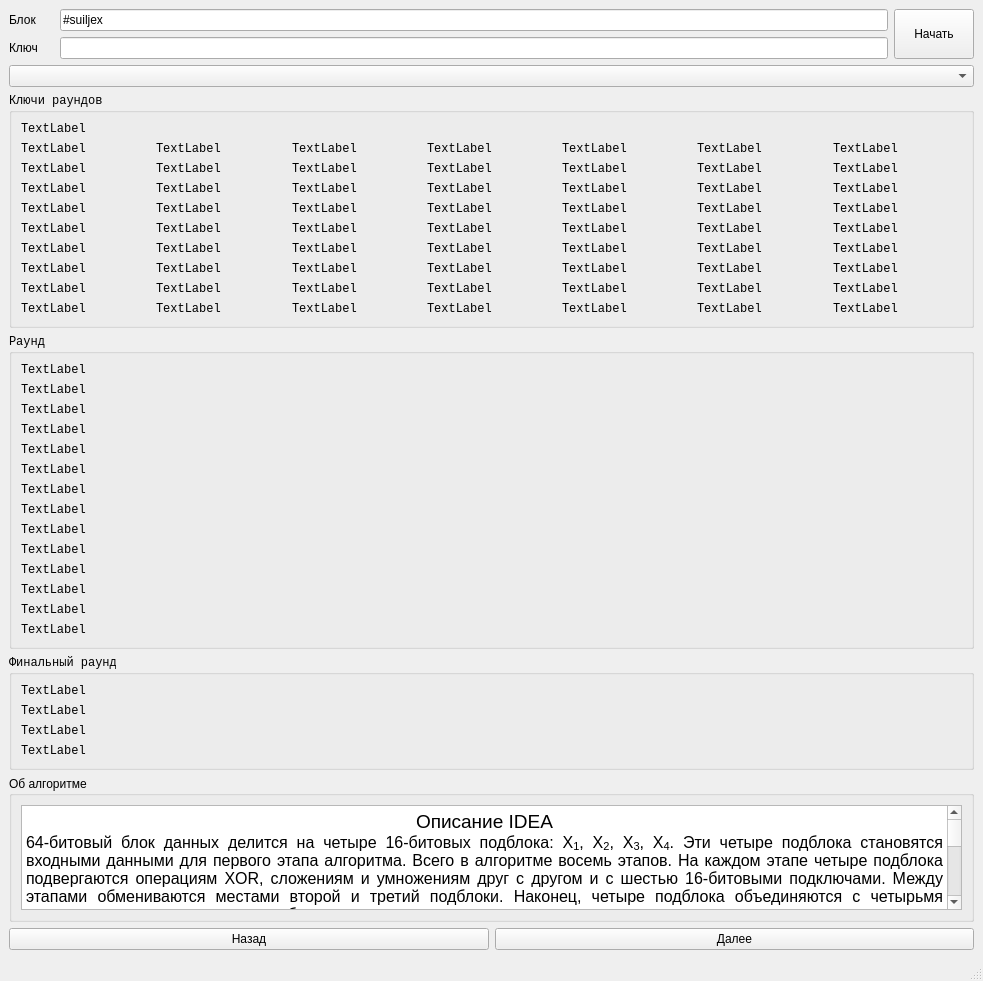
<?xml version="1.0" encoding="UTF-8"?>
<ui version="4.0">
 <class>Demo</class>
 <widget class="QMainWindow" name="Demo">
  <property name="geometry">
   <rect>
    <x>0</x>
    <y>0</y>
    <width>983</width>
    <height>981</height>
   </rect>
  </property>
  <property name="windowTitle">
   <string>Демонстрация</string>
  </property>
  <widget class="QWidget" name="centralwidget">
   <layout class="QVBoxLayout" name="verticalLayout_2">
    <item>
     <layout class="QHBoxLayout" name="horizontalLayout_2">
      <item>
       <layout class="QVBoxLayout" name="verticalLayout">
        <item>
         <layout class="QHBoxLayout" name="horizontalLayout_data">
          <item>
           <widget class="QLabel" name="label_data">
            <property name="sizePolicy">
             <sizepolicy hsizetype="Fixed" vsizetype="Preferred">
              <horstretch>0</horstretch>
              <verstretch>0</verstretch>
             </sizepolicy>
            </property>
            <property name="minimumSize">
             <size>
              <width>45</width>
              <height>0</height>
             </size>
            </property>
            <property name="text">
             <string>Блок</string>
            </property>
           </widget>
          </item>
          <item>
           <widget class="QLineEdit" name="edit_data">
            <property name="text">
             <string>#suiljex</string>
            </property>
           </widget>
          </item>
         </layout>
        </item>
        <item>
         <layout class="QHBoxLayout" name="horizontalLayout_key">
          <item>
           <widget class="QLabel" name="label_key">
            <property name="sizePolicy">
             <sizepolicy hsizetype="Fixed" vsizetype="Preferred">
              <horstretch>0</horstretch>
              <verstretch>0</verstretch>
             </sizepolicy>
            </property>
            <property name="minimumSize">
             <size>
              <width>45</width>
              <height>0</height>
             </size>
            </property>
            <property name="text">
             <string>Ключ</string>
            </property>
           </widget>
          </item>
          <item>
           <widget class="QLineEdit" name="edit_key"/>
          </item>
         </layout>
        </item>
       </layout>
      </item>
      <item>
       <widget class="QPushButton" name="pushButton_start">
        <property name="sizePolicy">
         <sizepolicy hsizetype="Minimum" vsizetype="Preferred">
          <horstretch>0</horstretch>
          <verstretch>0</verstretch>
         </sizepolicy>
        </property>
        <property name="text">
         <string>Начать</string>
        </property>
       </widget>
      </item>
     </layout>
    </item>
    <item>
     <widget class="QComboBox" name="comboBox_stages"/>
    </item>
    <item>
     <widget class="QGroupBox" name="groupBox_keys">
      <property name="sizePolicy">
       <sizepolicy hsizetype="Preferred" vsizetype="Expanding">
        <horstretch>0</horstretch>
        <verstretch>0</verstretch>
       </sizepolicy>
      </property>
      <property name="font">
       <font>
        <family>Monospace</family>
       </font>
      </property>
      <property name="title">
       <string>Ключи раундов</string>
      </property>
      <layout class="QVBoxLayout" name="verticalLayout_3">
       <item>
        <widget class="QLabel" name="key_main">
         <property name="sizePolicy">
          <sizepolicy hsizetype="Preferred" vsizetype="Fixed">
           <horstretch>0</horstretch>
           <verstretch>0</verstretch>
          </sizepolicy>
         </property>
         <property name="text">
          <string>TextLabel</string>
         </property>
        </widget>
       </item>
       <item>
        <layout class="QHBoxLayout" name="horizontalLayout_shifts">
         <item>
          <layout class="QVBoxLayout" name="verticalLayout_shift_0">
           <item>
            <widget class="QLabel" name="key_title_1">
             <property name="text">
              <string>TextLabel</string>
             </property>
            </widget>
           </item>
           <item>
            <widget class="QLabel" name="key_1">
             <property name="text">
              <string>TextLabel</string>
             </property>
            </widget>
           </item>
           <item>
            <widget class="QLabel" name="key_2">
             <property name="text">
              <string>TextLabel</string>
             </property>
            </widget>
           </item>
           <item>
            <widget class="QLabel" name="key_3">
             <property name="text">
              <string>TextLabel</string>
             </property>
            </widget>
           </item>
           <item>
            <widget class="QLabel" name="key_4">
             <property name="text">
              <string>TextLabel</string>
             </property>
            </widget>
           </item>
           <item>
            <widget class="QLabel" name="key_5">
             <property name="text">
              <string>TextLabel</string>
             </property>
            </widget>
           </item>
           <item>
            <widget class="QLabel" name="key_6">
             <property name="text">
              <string>TextLabel</string>
             </property>
            </widget>
           </item>
           <item>
            <widget class="QLabel" name="key_7">
             <property name="text">
              <string>TextLabel</string>
             </property>
            </widget>
           </item>
           <item>
            <widget class="QLabel" name="key_8">
             <property name="text">
              <string>TextLabel</string>
             </property>
            </widget>
           </item>
          </layout>
         </item>
         <item>
          <layout class="QVBoxLayout" name="verticalLayout_shift_25">
           <item>
            <layout class="QVBoxLayout" name="verticalLayout_shift_1">
             <item>
              <widget class="QLabel" name="key_title_2">
               <property name="text">
                <string>TextLabel</string>
               </property>
              </widget>
             </item>
             <item>
              <widget class="QLabel" name="key_9">
               <property name="text">
                <string>TextLabel</string>
               </property>
              </widget>
             </item>
             <item>
              <widget class="QLabel" name="key_10">
               <property name="text">
                <string>TextLabel</string>
               </property>
              </widget>
             </item>
             <item>
              <widget class="QLabel" name="key_11">
               <property name="text">
                <string>TextLabel</string>
               </property>
              </widget>
             </item>
             <item>
              <widget class="QLabel" name="key_12">
               <property name="text">
                <string>TextLabel</string>
               </property>
              </widget>
             </item>
             <item>
              <widget class="QLabel" name="key_13">
               <property name="text">
                <string>TextLabel</string>
               </property>
              </widget>
             </item>
             <item>
              <widget class="QLabel" name="key_14">
               <property name="text">
                <string>TextLabel</string>
               </property>
              </widget>
             </item>
             <item>
              <widget class="QLabel" name="key_15">
               <property name="text">
                <string>TextLabel</string>
               </property>
              </widget>
             </item>
             <item>
              <widget class="QLabel" name="key_16">
               <property name="text">
                <string>TextLabel</string>
               </property>
              </widget>
             </item>
            </layout>
           </item>
          </layout>
         </item>
         <item>
          <layout class="QVBoxLayout" name="verticalLayout_shift_50">
           <item>
            <layout class="QVBoxLayout" name="verticalLayout_shift_2">
             <item>
              <widget class="QLabel" name="key_title_3">
               <property name="text">
                <string>TextLabel</string>
               </property>
              </widget>
             </item>
             <item>
              <widget class="QLabel" name="key_17">
               <property name="text">
                <string>TextLabel</string>
               </property>
              </widget>
             </item>
             <item>
              <widget class="QLabel" name="key_18">
               <property name="text">
                <string>TextLabel</string>
               </property>
              </widget>
             </item>
             <item>
              <widget class="QLabel" name="key_19">
               <property name="text">
                <string>TextLabel</string>
               </property>
              </widget>
             </item>
             <item>
              <widget class="QLabel" name="key_20">
               <property name="text">
                <string>TextLabel</string>
               </property>
              </widget>
             </item>
             <item>
              <widget class="QLabel" name="key_21">
               <property name="text">
                <string>TextLabel</string>
               </property>
              </widget>
             </item>
             <item>
              <widget class="QLabel" name="key_22">
               <property name="text">
                <string>TextLabel</string>
               </property>
              </widget>
             </item>
             <item>
              <widget class="QLabel" name="key_23">
               <property name="text">
                <string>TextLabel</string>
               </property>
              </widget>
             </item>
             <item>
              <widget class="QLabel" name="key_24">
               <property name="text">
                <string>TextLabel</string>
               </property>
              </widget>
             </item>
            </layout>
           </item>
          </layout>
         </item>
         <item>
          <layout class="QVBoxLayout" name="verticalLayout_shift_75">
           <item>
            <layout class="QVBoxLayout" name="verticalLayout_shift_3">
             <item>
              <widget class="QLabel" name="key_title_4">
               <property name="text">
                <string>TextLabel</string>
               </property>
              </widget>
             </item>
             <item>
              <widget class="QLabel" name="key_25">
               <property name="text">
                <string>TextLabel</string>
               </property>
              </widget>
             </item>
             <item>
              <widget class="QLabel" name="key_26">
               <property name="text">
                <string>TextLabel</string>
               </property>
              </widget>
             </item>
             <item>
              <widget class="QLabel" name="key_27">
               <property name="text">
                <string>TextLabel</string>
               </property>
              </widget>
             </item>
             <item>
              <widget class="QLabel" name="key_28">
               <property name="text">
                <string>TextLabel</string>
               </property>
              </widget>
             </item>
             <item>
              <widget class="QLabel" name="key_29">
               <property name="text">
                <string>TextLabel</string>
               </property>
              </widget>
             </item>
             <item>
              <widget class="QLabel" name="key_30">
               <property name="text">
                <string>TextLabel</string>
               </property>
              </widget>
             </item>
             <item>
              <widget class="QLabel" name="key_31">
               <property name="text">
                <string>TextLabel</string>
               </property>
              </widget>
             </item>
             <item>
              <widget class="QLabel" name="key_32">
               <property name="text">
                <string>TextLabel</string>
               </property>
              </widget>
             </item>
            </layout>
           </item>
          </layout>
         </item>
         <item>
          <layout class="QVBoxLayout" name="verticalLayout_shift_100">
           <item>
            <layout class="QVBoxLayout" name="verticalLayout_shift_4">
             <item>
              <widget class="QLabel" name="key_title_5">
               <property name="text">
                <string>TextLabel</string>
               </property>
              </widget>
             </item>
             <item>
              <widget class="QLabel" name="key_33">
               <property name="text">
                <string>TextLabel</string>
               </property>
              </widget>
             </item>
             <item>
              <widget class="QLabel" name="key_34">
               <property name="text">
                <string>TextLabel</string>
               </property>
              </widget>
             </item>
             <item>
              <widget class="QLabel" name="key_35">
               <property name="text">
                <string>TextLabel</string>
               </property>
              </widget>
             </item>
             <item>
              <widget class="QLabel" name="key_36">
               <property name="text">
                <string>TextLabel</string>
               </property>
              </widget>
             </item>
             <item>
              <widget class="QLabel" name="key_37">
               <property name="text">
                <string>TextLabel</string>
               </property>
              </widget>
             </item>
             <item>
              <widget class="QLabel" name="key_38">
               <property name="text">
                <string>TextLabel</string>
               </property>
              </widget>
             </item>
             <item>
              <widget class="QLabel" name="key_39">
               <property name="text">
                <string>TextLabel</string>
               </property>
              </widget>
             </item>
             <item>
              <widget class="QLabel" name="key_40">
               <property name="text">
                <string>TextLabel</string>
               </property>
              </widget>
             </item>
            </layout>
           </item>
          </layout>
         </item>
         <item>
          <layout class="QVBoxLayout" name="verticalLayout_shift_125">
           <item>
            <layout class="QVBoxLayout" name="verticalLayout_shift_5">
             <item>
              <widget class="QLabel" name="key_title_6">
               <property name="text">
                <string>TextLabel</string>
               </property>
              </widget>
             </item>
             <item>
              <widget class="QLabel" name="key_41">
               <property name="text">
                <string>TextLabel</string>
               </property>
              </widget>
             </item>
             <item>
              <widget class="QLabel" name="key_42">
               <property name="text">
                <string>TextLabel</string>
               </property>
              </widget>
             </item>
             <item>
              <widget class="QLabel" name="key_43">
               <property name="text">
                <string>TextLabel</string>
               </property>
              </widget>
             </item>
             <item>
              <widget class="QLabel" name="key_44">
               <property name="text">
                <string>TextLabel</string>
               </property>
              </widget>
             </item>
             <item>
              <widget class="QLabel" name="key_45">
               <property name="text">
                <string>TextLabel</string>
               </property>
              </widget>
             </item>
             <item>
              <widget class="QLabel" name="key_46">
               <property name="text">
                <string>TextLabel</string>
               </property>
              </widget>
             </item>
             <item>
              <widget class="QLabel" name="key_47">
               <property name="text">
                <string>TextLabel</string>
               </property>
              </widget>
             </item>
             <item>
              <widget class="QLabel" name="key_48">
               <property name="text">
                <string>TextLabel</string>
               </property>
              </widget>
             </item>
            </layout>
           </item>
          </layout>
         </item>
         <item>
          <layout class="QVBoxLayout" name="verticalLayout_shift_150">
           <item>
            <layout class="QVBoxLayout" name="verticalLayout_shift_6">
             <item>
              <widget class="QLabel" name="key_title_7">
               <property name="text">
                <string>TextLabel</string>
               </property>
              </widget>
             </item>
             <item>
              <widget class="QLabel" name="key_49">
               <property name="text">
                <string>TextLabel</string>
               </property>
              </widget>
             </item>
             <item>
              <widget class="QLabel" name="key_50">
               <property name="text">
                <string>TextLabel</string>
               </property>
              </widget>
             </item>
             <item>
              <widget class="QLabel" name="key_51">
               <property name="text">
                <string>TextLabel</string>
               </property>
              </widget>
             </item>
             <item>
              <widget class="QLabel" name="key_52">
               <property name="text">
                <string>TextLabel</string>
               </property>
              </widget>
             </item>
             <item>
              <widget class="QLabel" name="key_53_d">
               <property name="text">
                <string>TextLabel</string>
               </property>
              </widget>
             </item>
             <item>
              <widget class="QLabel" name="key_54_d">
               <property name="text">
                <string>TextLabel</string>
               </property>
              </widget>
             </item>
             <item>
              <widget class="QLabel" name="key_55_d">
               <property name="text">
                <string>TextLabel</string>
               </property>
              </widget>
             </item>
             <item>
              <widget class="QLabel" name="key_56_d">
               <property name="text">
                <string>TextLabel</string>
               </property>
              </widget>
             </item>
            </layout>
           </item>
          </layout>
         </item>
        </layout>
       </item>
      </layout>
     </widget>
    </item>
    <item>
     <widget class="QGroupBox" name="groupBox_round">
      <property name="sizePolicy">
       <sizepolicy hsizetype="Preferred" vsizetype="Expanding">
        <horstretch>0</horstretch>
        <verstretch>0</verstretch>
       </sizepolicy>
      </property>
      <property name="font">
       <font>
        <family>Monospace</family>
       </font>
      </property>
      <property name="title">
       <string>Раунд</string>
      </property>
      <layout class="QVBoxLayout" name="verticalLayout_4">
       <item>
        <widget class="QLabel" name="round_r1">
         <property name="text">
          <string>TextLabel</string>
         </property>
        </widget>
       </item>
       <item>
        <widget class="QLabel" name="round_r2">
         <property name="text">
          <string>TextLabel</string>
         </property>
        </widget>
       </item>
       <item>
        <widget class="QLabel" name="round_r3">
         <property name="text">
          <string>TextLabel</string>
         </property>
        </widget>
       </item>
       <item>
        <widget class="QLabel" name="round_r4">
         <property name="text">
          <string>TextLabel</string>
         </property>
        </widget>
       </item>
       <item>
        <widget class="QLabel" name="round_r5">
         <property name="text">
          <string>TextLabel</string>
         </property>
        </widget>
       </item>
       <item>
        <widget class="QLabel" name="round_r6">
         <property name="text">
          <string>TextLabel</string>
         </property>
        </widget>
       </item>
       <item>
        <widget class="QLabel" name="round_r7">
         <property name="text">
          <string>TextLabel</string>
         </property>
        </widget>
       </item>
       <item>
        <widget class="QLabel" name="round_r8">
         <property name="text">
          <string>TextLabel</string>
         </property>
        </widget>
       </item>
       <item>
        <widget class="QLabel" name="round_r9">
         <property name="text">
          <string>TextLabel</string>
         </property>
        </widget>
       </item>
       <item>
        <widget class="QLabel" name="round_r10">
         <property name="text">
          <string>TextLabel</string>
         </property>
        </widget>
       </item>
       <item>
        <widget class="QLabel" name="round_r11">
         <property name="text">
          <string>TextLabel</string>
         </property>
        </widget>
       </item>
       <item>
        <widget class="QLabel" name="round_r12">
         <property name="text">
          <string>TextLabel</string>
         </property>
        </widget>
       </item>
       <item>
        <widget class="QLabel" name="round_r13">
         <property name="text">
          <string>TextLabel</string>
         </property>
        </widget>
       </item>
       <item>
        <widget class="QLabel" name="round_r14">
         <property name="text">
          <string>TextLabel</string>
         </property>
        </widget>
       </item>
      </layout>
     </widget>
    </item>
    <item>
     <widget class="QGroupBox" name="groupBox_round_fin">
      <property name="sizePolicy">
       <sizepolicy hsizetype="Preferred" vsizetype="Expanding">
        <horstretch>0</horstretch>
        <verstretch>0</verstretch>
       </sizepolicy>
      </property>
      <property name="font">
       <font>
        <family>Monospace</family>
       </font>
      </property>
      <property name="title">
       <string>Финальный раунд</string>
      </property>
      <layout class="QVBoxLayout" name="verticalLayout_5">
       <item>
        <widget class="QLabel" name="round_fin_1">
         <property name="text">
          <string>TextLabel</string>
         </property>
        </widget>
       </item>
       <item>
        <widget class="QLabel" name="round_fin_2">
         <property name="text">
          <string>TextLabel</string>
         </property>
        </widget>
       </item>
       <item>
        <widget class="QLabel" name="round_fin_3">
         <property name="text">
          <string>TextLabel</string>
         </property>
        </widget>
       </item>
       <item>
        <widget class="QLabel" name="round_fin_4">
         <property name="text">
          <string>TextLabel</string>
         </property>
        </widget>
       </item>
      </layout>
     </widget>
    </item>
    <item>
     <widget class="QGroupBox" name="groupBox_placeholder">
      <property name="sizePolicy">
       <sizepolicy hsizetype="Preferred" vsizetype="Expanding">
        <horstretch>0</horstretch>
        <verstretch>0</verstretch>
       </sizepolicy>
      </property>
      <property name="title">
       <string>Об алгоритме</string>
      </property>
      <layout class="QGridLayout" name="gridLayout">
       <item row="0" column="0">
        <widget class="QTextEdit" name="textEdit">
         <property name="readOnly">
          <bool>true</bool>
         </property>
         <property name="html">
          <string>&lt;!DOCTYPE HTML PUBLIC &quot;-//W3C//DTD HTML 4.0//EN&quot; &quot;http://www.w3.org/TR/REC-html40/strict.dtd&quot;&gt;
&lt;html&gt;&lt;head&gt;&lt;meta name=&quot;qrichtext&quot; content=&quot;1&quot; /&gt;&lt;style type=&quot;text/css&quot;&gt;
p, li { white-space: pre-wrap; }
&lt;/style&gt;&lt;/head&gt;&lt;body style=&quot; font-family:'Sans'; font-size:9pt; font-weight:400; font-style:normal;&quot;&gt;
&lt;p align=&quot;center&quot; style=&quot; margin-top:0px; margin-bottom:0px; margin-left:0px; margin-right:0px; -qt-block-indent:0; text-indent:0px;&quot;&gt;&lt;span style=&quot; font-size:14pt;&quot;&gt;Описание IDEA&lt;/span&gt;&lt;/p&gt;
&lt;p align=&quot;justify&quot; style=&quot; margin-top:0px; margin-bottom:0px; margin-left:0px; margin-right:0px; -qt-block-indent:0; text-indent:0px;&quot;&gt;&lt;span style=&quot; font-size:12pt;&quot;&gt;64-битовый блок данных делится на четыре 16-битовых подблока: X&lt;/span&gt;&lt;span style=&quot; font-size:12pt; vertical-align:sub;&quot;&gt;1&lt;/span&gt;&lt;span style=&quot; font-size:12pt;&quot;&gt;, X&lt;/span&gt;&lt;span style=&quot; font-size:12pt; vertical-align:sub;&quot;&gt;2&lt;/span&gt;&lt;span style=&quot; font-size:12pt;&quot;&gt;, X&lt;/span&gt;&lt;span style=&quot; font-size:12pt; vertical-align:sub;&quot;&gt;3&lt;/span&gt;&lt;span style=&quot; font-size:12pt;&quot;&gt;, X&lt;/span&gt;&lt;span style=&quot; font-size:12pt; vertical-align:sub;&quot;&gt;4&lt;/span&gt;&lt;span style=&quot; font-size:12pt;&quot;&gt;. Эти четыре подблока становятся входными данными для первого этапа алгоритма. Всего в алгоритме восемь этапов. На каждом этапе четыре подблока подвергаются операциям XOR, сложениям и умножениям друг с другом и с шестью 16-битовыми подключами. Между этапами обмениваются местами второй и третий подблоки. Наконец, четыре подблока объединяются с четырьмя подключами в окончательном преобразовании. &lt;/span&gt;&lt;/p&gt;
&lt;p style=&quot;-qt-paragraph-type:empty; margin-top:0px; margin-bottom:0px; margin-left:0px; margin-right:0px; -qt-block-indent:0; text-indent:0px; font-size:12pt;&quot;&gt;&lt;br /&gt;&lt;/p&gt;
&lt;p style=&quot; margin-top:0px; margin-bottom:0px; margin-left:0px; margin-right:0px; -qt-block-indent:0; text-indent:0px;&quot;&gt;&lt;span style=&quot; font-size:12pt;&quot;&gt;На каждом этапе события происходят в следующей последовательности:&lt;/span&gt;&lt;/p&gt;
&lt;p style=&quot; margin-top:0px; margin-bottom:0px; margin-left:0px; margin-right:0px; -qt-block-indent:0; text-indent:0px;&quot;&gt;&lt;span style=&quot; font-size:12pt;&quot;&gt;1. Перемножаются X&lt;/span&gt;&lt;span style=&quot; font-size:12pt; vertical-align:sub;&quot;&gt;1&lt;/span&gt;&lt;span style=&quot; font-size:12pt;&quot;&gt; и первый подключ.&lt;/span&gt;&lt;/p&gt;
&lt;p style=&quot; margin-top:0px; margin-bottom:0px; margin-left:0px; margin-right:0px; -qt-block-indent:0; text-indent:0px;&quot;&gt;&lt;span style=&quot; font-size:12pt;&quot;&gt;2. Складываются X&lt;/span&gt;&lt;span style=&quot; font-size:12pt; vertical-align:sub;&quot;&gt;2&lt;/span&gt;&lt;span style=&quot; font-size:12pt;&quot;&gt; и второй подключ.&lt;/span&gt;&lt;/p&gt;
&lt;p style=&quot; margin-top:0px; margin-bottom:0px; margin-left:0px; margin-right:0px; -qt-block-indent:0; text-indent:0px;&quot;&gt;&lt;span style=&quot; font-size:12pt;&quot;&gt;3. Складываются X&lt;/span&gt;&lt;span style=&quot; font-size:12pt; vertical-align:sub;&quot;&gt;3&lt;/span&gt;&lt;span style=&quot; font-size:12pt;&quot;&gt; и третий подключ.&lt;/span&gt;&lt;/p&gt;
&lt;p style=&quot; margin-top:0px; margin-bottom:0px; margin-left:0px; margin-right:0px; -qt-block-indent:0; text-indent:0px;&quot;&gt;&lt;span style=&quot; font-size:12pt;&quot;&gt;4. Перемножаются X&lt;/span&gt;&lt;span style=&quot; font-size:12pt; vertical-align:sub;&quot;&gt;4&lt;/span&gt;&lt;span style=&quot; font-size:12pt;&quot;&gt; и четвертый подключ.&lt;/span&gt;&lt;/p&gt;
&lt;p style=&quot; margin-top:0px; margin-bottom:0px; margin-left:0px; margin-right:0px; -qt-block-indent:0; text-indent:0px;&quot;&gt;&lt;span style=&quot; font-size:12pt;&quot;&gt;5. Выполняется XOR над результатами этапов (1) и (3).&lt;/span&gt;&lt;/p&gt;
&lt;p style=&quot; margin-top:0px; margin-bottom:0px; margin-left:0px; margin-right:0px; -qt-block-indent:0; text-indent:0px;&quot;&gt;&lt;span style=&quot; font-size:12pt;&quot;&gt;6. Выполняется XOR над результатами этапов (2) и (4).&lt;/span&gt;&lt;/p&gt;
&lt;p style=&quot; margin-top:0px; margin-bottom:0px; margin-left:0px; margin-right:0px; -qt-block-indent:0; text-indent:0px;&quot;&gt;&lt;span style=&quot; font-size:12pt;&quot;&gt;7. Перемножаются результаты этапа (5) и пятый подключ.&lt;/span&gt;&lt;/p&gt;
&lt;p style=&quot; margin-top:0px; margin-bottom:0px; margin-left:0px; margin-right:0px; -qt-block-indent:0; text-indent:0px;&quot;&gt;&lt;span style=&quot; font-size:12pt;&quot;&gt;8. Складываются результаты этапов (6) и (7).&lt;/span&gt;&lt;/p&gt;
&lt;p style=&quot; margin-top:0px; margin-bottom:0px; margin-left:0px; margin-right:0px; -qt-block-indent:0; text-indent:0px;&quot;&gt;&lt;span style=&quot; font-size:12pt;&quot;&gt;9. Перемножаются результаты этапа (8) и шестой подключ.&lt;/span&gt;&lt;/p&gt;
&lt;p style=&quot; margin-top:0px; margin-bottom:0px; margin-left:0px; margin-right:0px; -qt-block-indent:0; text-indent:0px;&quot;&gt;&lt;span style=&quot; font-size:12pt;&quot;&gt;10. Складываются результаты этапов (7) и (9).&lt;/span&gt;&lt;/p&gt;
&lt;p style=&quot; margin-top:0px; margin-bottom:0px; margin-left:0px; margin-right:0px; -qt-block-indent:0; text-indent:0px;&quot;&gt;&lt;span style=&quot; font-size:12pt;&quot;&gt;11. Выполняется XOR над результатами этапов (1) и (9).&lt;/span&gt;&lt;/p&gt;
&lt;p style=&quot; margin-top:0px; margin-bottom:0px; margin-left:0px; margin-right:0px; -qt-block-indent:0; text-indent:0px;&quot;&gt;&lt;span style=&quot; font-size:12pt;&quot;&gt;12. Выполняется XOR над результатами этапов (3) и (9).&lt;/span&gt;&lt;/p&gt;
&lt;p style=&quot; margin-top:0px; margin-bottom:0px; margin-left:0px; margin-right:0px; -qt-block-indent:0; text-indent:0px;&quot;&gt;&lt;span style=&quot; font-size:12pt;&quot;&gt;13. Выполняется XOR над результатами этапов (2) и (10).&lt;/span&gt;&lt;/p&gt;
&lt;p style=&quot; margin-top:0px; margin-bottom:0px; margin-left:0px; margin-right:0px; -qt-block-indent:0; text-indent:0px;&quot;&gt;&lt;span style=&quot; font-size:12pt;&quot;&gt;14. Выполняется XOR над результатами этапов (4) и (10).&lt;/span&gt;&lt;/p&gt;
&lt;p style=&quot;-qt-paragraph-type:empty; margin-top:0px; margin-bottom:0px; margin-left:0px; margin-right:0px; -qt-block-indent:0; text-indent:0px; font-size:12pt;&quot;&gt;&lt;br /&gt;&lt;/p&gt;
&lt;p align=&quot;justify&quot; style=&quot; margin-top:0px; margin-bottom:0px; margin-left:0px; margin-right:0px; -qt-block-indent:0; text-indent:0px;&quot;&gt;&lt;span style=&quot; font-size:12pt;&quot;&gt;Выходом этапа являются четыре подблока - результаты действий (11), (12), (13) и (14).Поменяйте местами два внутренних подблока (но не в последнем этапе), и вы получите исходные данные для следующего этапа.&lt;/span&gt;&lt;/p&gt;
&lt;p style=&quot;-qt-paragraph-type:empty; margin-top:0px; margin-bottom:0px; margin-left:0px; margin-right:0px; -qt-block-indent:0; text-indent:0px; font-size:12pt;&quot;&gt;&lt;br /&gt;&lt;/p&gt;
&lt;p style=&quot; margin-top:0px; margin-bottom:0px; margin-left:0px; margin-right:0px; -qt-block-indent:0; text-indent:0px;&quot;&gt;&lt;span style=&quot; font-size:12pt;&quot;&gt;Затем выполняется заключительный, 9-й этап преобразования:&lt;/span&gt;&lt;/p&gt;
&lt;p style=&quot; margin-top:0px; margin-bottom:0px; margin-left:0px; margin-right:0px; -qt-block-indent:0; text-indent:0px;&quot;&gt;&lt;span style=&quot; font-size:12pt;&quot;&gt;1. Перемножаются X&lt;/span&gt;&lt;span style=&quot; font-size:12pt; vertical-align:sub;&quot;&gt;1&lt;/span&gt;&lt;span style=&quot; font-size:12pt;&quot;&gt; и первый подключ.&lt;/span&gt;&lt;/p&gt;
&lt;p style=&quot; margin-top:0px; margin-bottom:0px; margin-left:0px; margin-right:0px; -qt-block-indent:0; text-indent:0px;&quot;&gt;&lt;span style=&quot; font-size:12pt;&quot;&gt;2. Складываются X&lt;/span&gt;&lt;span style=&quot; font-size:12pt; vertical-align:sub;&quot;&gt;2&lt;/span&gt;&lt;span style=&quot; font-size:12pt;&quot;&gt; и второй подключ.&lt;/span&gt;&lt;/p&gt;
&lt;p style=&quot; margin-top:0px; margin-bottom:0px; margin-left:0px; margin-right:0px; -qt-block-indent:0; text-indent:0px;&quot;&gt;&lt;span style=&quot; font-size:12pt;&quot;&gt;3. Складываются X&lt;/span&gt;&lt;span style=&quot; font-size:12pt; vertical-align:sub;&quot;&gt;3&lt;/span&gt;&lt;span style=&quot; font-size:12pt;&quot;&gt; и третий подключ.&lt;/span&gt;&lt;/p&gt;
&lt;p style=&quot; margin-top:0px; margin-bottom:0px; margin-left:0px; margin-right:0px; -qt-block-indent:0; text-indent:0px;&quot;&gt;&lt;span style=&quot; font-size:12pt;&quot;&gt;4. Перемножаются X&lt;/span&gt;&lt;span style=&quot; font-size:12pt; vertical-align:sub;&quot;&gt;4&lt;/span&gt;&lt;span style=&quot; font-size:12pt;&quot;&gt; и четвертый подключ.&lt;/span&gt;&lt;/p&gt;
&lt;p style=&quot;-qt-paragraph-type:empty; margin-top:0px; margin-bottom:0px; margin-left:0px; margin-right:0px; -qt-block-indent:0; text-indent:0px; font-size:12pt;&quot;&gt;&lt;br /&gt;&lt;/p&gt;
&lt;p style=&quot; margin-top:0px; margin-bottom:0px; margin-left:0px; margin-right:0px; -qt-block-indent:0; text-indent:0px;&quot;&gt;&lt;span style=&quot; font-size:12pt;&quot;&gt;Наконец четыре подблока снова соединяются, образуя шифртекст.&lt;/span&gt;&lt;/p&gt;&lt;/body&gt;&lt;/html&gt;</string>
         </property>
        </widget>
       </item>
      </layout>
     </widget>
    </item>
    <item>
     <layout class="QHBoxLayout" name="horizontalLayout">
      <item>
       <widget class="QPushButton" name="pushButton_prev">
        <property name="sizePolicy">
         <sizepolicy hsizetype="Minimum" vsizetype="Fixed">
          <horstretch>0</horstretch>
          <verstretch>0</verstretch>
         </sizepolicy>
        </property>
        <property name="text">
         <string>Назад</string>
        </property>
       </widget>
      </item>
      <item>
       <widget class="QPushButton" name="pushButton_next">
        <property name="sizePolicy">
         <sizepolicy hsizetype="Minimum" vsizetype="Fixed">
          <horstretch>0</horstretch>
          <verstretch>0</verstretch>
         </sizepolicy>
        </property>
        <property name="text">
         <string>Далее</string>
        </property>
       </widget>
      </item>
     </layout>
    </item>
   </layout>
  </widget>
  <widget class="QMenuBar" name="menubar">
   <property name="geometry">
    <rect>
     <x>0</x>
     <y>0</y>
     <width>983</width>
     <height>19</height>
    </rect>
   </property>
  </widget>
  <widget class="QStatusBar" name="statusbar"/>
 </widget>
 <resources/>
 <connections/>
</ui>
